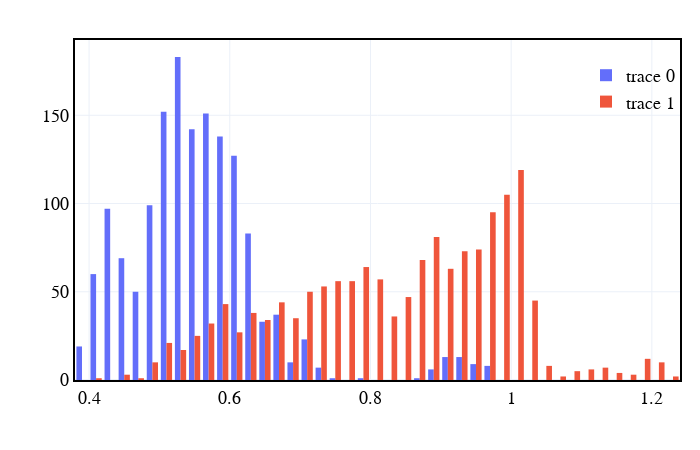

The cell this chart's notebook holds for it:
### Code cell
hist = go.Figure()

hist.add_trace(go.Histogram(x=plotS))
hist.add_trace(go.Histogram(x=plotC))

estetica(hist, h=450,w=700)
hist.show()

### Figure 1 — Plotly figure (JSON) as saved in the notebook; plotly's stock layout.template omitted (floating-point values rounded to 4 significant figures; data arrays with more than 128 entries replaced by an {"elided": "..."} marker saying what was removed)
{"data": [{"type": "histogram", "x": {"elided": "1532 float values"}}, {"type": "histogram", "x": {"elided": "1532 float values"}}], "layout": {"autosize": false, "font": {"color": "Black", "family": "Arial", "size": 18}, "height": 450, "legend": {"bgcolor": "rgba(255,255,255,0)", "font": {"size": 18}, "orientation": "v", "x": 1, "xanchor": "right", "y": 0.95, "yanchor": "top"}, "margin": {"b": 20, "l": 20, "r": 20, "t": 40}, "plot_bgcolor": "white", "title": {"font": {"size": 20}, "text": ""}, "width": 700, "xaxis": {"linecolor": "black", "linewidth": 2, "mirror": true, "showgrid": true, "showline": true, "title": {"text": ""}}, "yaxis": {"linecolor": "black", "linewidth": 2, "mirror": true, "showgrid": true, "showline": true, "title": {"text": ""}}}}
